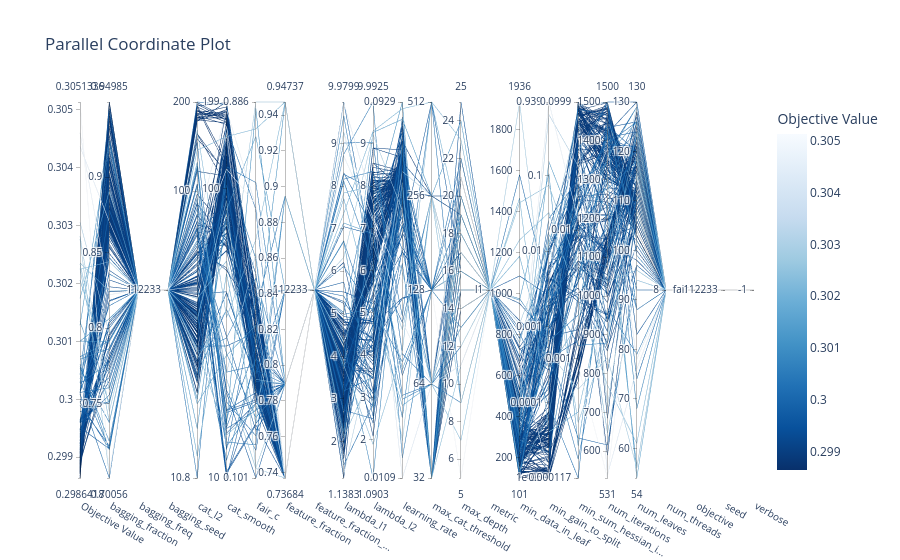

Notebook source saved alongside this figure:
### Code cell
optuna.visualization.plot_parallel_coordinate(estudio)

### Figure 1 — Plotly figure (JSON) as saved in the notebook; plotly's stock layout.template omitted (floating-point values rounded to 4 significant figures; data arrays with more than 128 entries replaced by an {"elided": "..."} marker saying what was removed)
{"data": [{"dimensions": [{"label": "Objective Value", "range": [0.2986, 0.3051], "values": {"elided": "205 float values"}}, {"label": "bagging_fraction", "range": [0.7006, 0.9499], "values": {"elided": "205 float values"}}, {"label": "bagging_freq", "range": [0, 0], "ticktext": ["1"], "tickvals": [0], "values": {"elided": "205 int values"}}, {"label": "bagging_seed", "range": [0, 0], "ticktext": ["112233"], "tickvals": [0], "values": {"elided": "205 int values"}}, {"label": "cat_l2", "range": [1.035, 2.3], "ticktext": ["10.8", "100", "200"], "tickvals": [1.035, 2, 2.3], "values": {"elided": "205 float values"}}, {"label": "cat_smooth", "range": [1.002, 2.3], "ticktext": ["10", "100", "199"], "tickvals": [1.002, 2, 2.3], "values": {"elided": "205 float values"}}, {"label": "fair_c", "range": [-0.9971, -0.05236], "ticktext": ["0.101", "0.886"], "tickvals": [-0.9971, -0.05236], "values": {"elided": "205 float values"}}, {"label": "feature_fraction", "range": [0.7368, 0.9474], "values": {"elided": "205 float values"}}, {"label": "feature_fraction_...", "range": [0, 0], "ticktext": ["112233"], "tickvals": [0], "values": {"elided": "205 int values"}}, {"label": "lambda_l1", "range": [1.138, 9.98], "values": {"elided": "205 float values"}}, {"label": "lambda_l2", "range": [1.09, 9.992], "values": {"elided": "205 float values"}}, {"label": "learning_rate", "range": [-1.964, -1.032], "ticktext": ["0.0109", "0.0929"], "tickvals": [-1.964, -1.032], "values": {"elided": "205 float values"}}, {"label": "max_cat_threshold", "range": [0, 4], "ticktext": ["32", "64", "128", "256", "512"], "tickvals": [0, 1, 2, 3, 4], "values": {"elided": "205 int values"}}, {"label": "max_depth", "range": [5, 25], "values": {"elided": "205 int values"}}, {"label": "metric", "range": [0, 0], "ticktext": ["l1"], "tickvals": [0], "values": {"elided": "205 int values"}}, {"label": "min_data_in_leaf", "range": [101, 1936], "values": {"elided": "205 int values"}}, {"label": "min_gain_to_split", "range": [-4.999, -0.02723], "ticktext": ["1e-05", "0.0001", "0.001", "0.01", "0.1", "0.939"], "tickvals": [-4.999, -4, -3, -2, -1, -0.02723], "values": {"elided": "205 float values"}}, {"label": "min_sum_hessian_i...", "range": [-3.932, -1.0], "ticktext": ["0.000117", "0.001", "0.01", "0.0999"], "tickvals": [-3.932, -3, -2, -1.0], "values": {"elided": "205 float values"}}, {"label": "num_iterations", "range": [531, 1500], "values": {"elided": "205 int values"}}, {"label": "num_leaves", "range": [54, 130], "values": {"elided": "205 int values"}}, {"label": "num_threads", "range": [0, 0], "ticktext": ["8"], "tickvals": [0], "values": {"elided": "205 int values"}}, {"label": "objective", "range": [0, 0], "ticktext": ["fair"], "tickvals": [0], "values": {"elided": "205 int values"}}, {"label": "seed", "range": [0, 0], "ticktext": ["112233"], "tickvals": [0], "values": {"elided": "205 int values"}}, {"label": "verbose", "range": [0, 0], "ticktext": ["-1"], "tickvals": [0], "values": {"elided": "205 int values"}}], "labelangle": 30, "labelside": "bottom", "line": {"color": {"elided": "205 float values"}, "colorbar": {"title": {"text": "Objective Value"}}, "colorscale": [[0, "rgb(247,251,255)"], [0.125, "rgb(222,235,247)"], [0.25, "rgb(198,219,239)"], [0.375, "rgb(158,202,225)"], [0.5, "rgb(107,174,214)"], [0.625, "rgb(66,146,198)"], [0.75, "rgb(33,113,181)"], [0.875, "rgb(8,81,156)"], [1, "rgb(8,48,107)"]], "reversescale": true, "showscale": true}, "type": "parcoords"}], "layout": {"title": {"text": "Parallel Coordinate Plot"}}}
